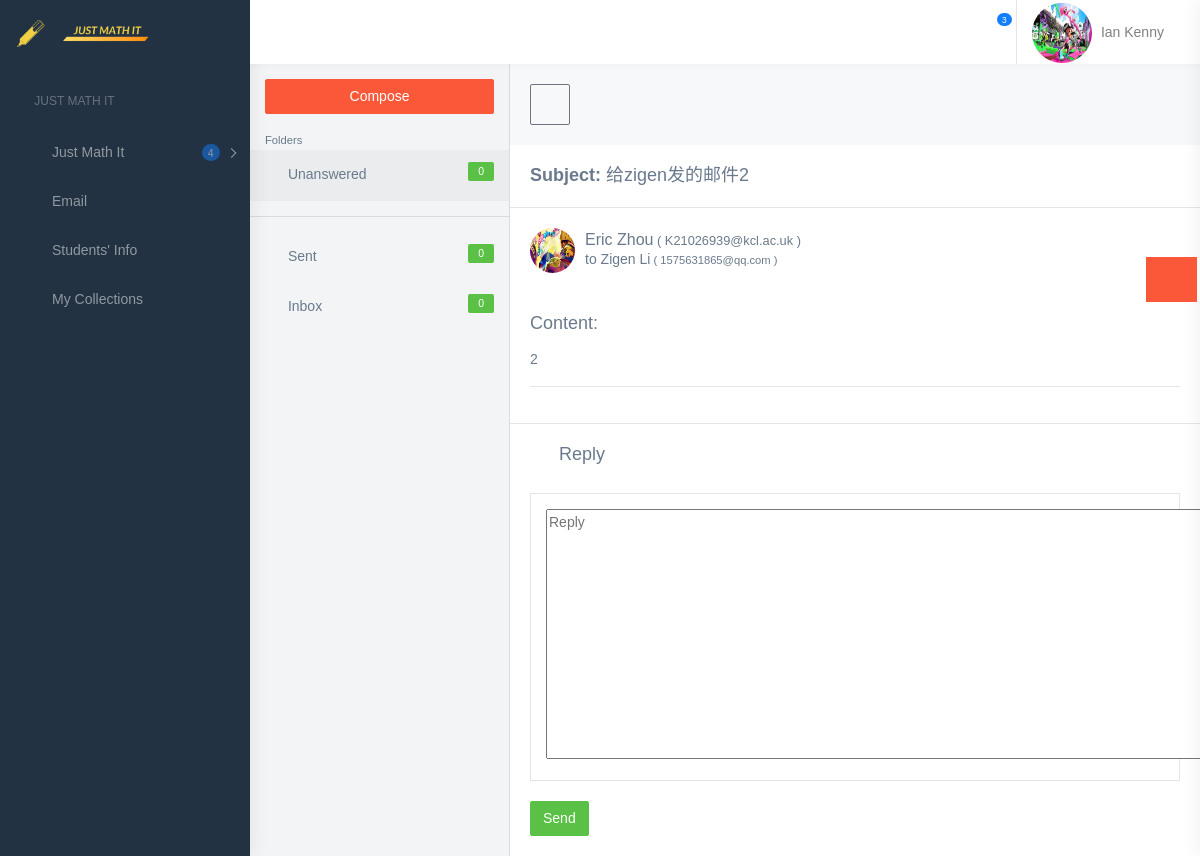
The app's page /email_detail/8 (signed in) with its own data.
### models.py (models this page shows)
class Teacher(db.Model):
    id = db.Column(db.Integer, primary_key=True)
    email = db.Column(db.String(128), index=True, unique=True)
    firstname = db.Column(db.String(128))
    lastname = db.Column(db.String(128))
    password = db.Column(db.String(128))
    phone = db.Column(db.String(128))
    school = db.Column(db.String(128))
    personal_message = db.Column(db.String(128))
    profile_photo = db.Column(db.String(128))
    badge_name = db.Column(db.String(128))
    coins = db.Column(db.Integer(), default=1000000)
    time_capsule1 = db.Column(db.Integer(), default=10)
    time_capsule2 = db.Column(db.Integer(), default=10)

class Email(db.Model):
    email_id = db.Column(db.Integer, primary_key=True)
    sender_id = db.Column(db.Integer)
    sender_type = db.Column(db.Integer)
    receiver_id = db.Column(db.Integer)
    receiver_type = db.Column(db.Integer)
    state = db.Column(db.Integer)
    subject = db.Column(db.String(128))
    content = db.Column(db.String(2560))
    time = db.Column(db.String(128))

class Student(db.Model):
    id = db.Column(db.Integer, primary_key=True)
    teacher_id = db.Column(db.Integer, db.ForeignKey('teacher.id'))
    email = db.Column(db.String(128), index=True, unique=True)
    firstname = db.Column(db.String(128))
    lastname = db.Column(db.String(128))
    dob = db.Column(db.String(128))
    password = db.Column(db.String(128))
    gender = db.Column(db.String(128))
    phone = db.Column(db.String(128))
    address = db.Column(db.String(128))
    school = db.Column(db.String(128))
    personal_message = db.Column(db.String(128))
    profile_photo = db.Column(db.String(128))
    badge_name = db.Column(db.String(128))
    coins = db.Column(db.Integer(), default=20)
    time_capsule1 = db.Column(db.Integer(), default=2)
    time_capsule2 = db.Column(db.Integer(), default=2)

### app.py (the view, shortened to what this page needs)
@app.route('/email_detail/<email_id>', methods=['GET', 'POST'])
def email_detail(email_id):
    from models import db
    email = session.get('EMAIL')
    name = session.get('NAME')
    if name:
        form = EmailReplyForm()
        session['NAME'] = name
        session['EMAIL'] = email
        student = Student.query.filter(Student.email == email).first()
        teacher = Teacher.query.filter(Teacher.email == email).first()
        me = ''
        if student:
            me = student
            occupation = 'Student'
            user_type = 1
        if teacher:
            me = teacher
            occupation = 'Teacher'
            user_type = 0
        me_i = open('static/images/icon/' + me.profile_photo + ".png", 'rb')
        me_img = me_i.read()
        me_img = base64.b64encode(me_img).decode('ascii')
        if me.badge_name:
            color = me.badge_name.split('_')[1]
            badge = base64.b64encode(open('static/images/badge/' + me.badge_name + ".png", 'rb').read()).decode(
                'ascii')
        else:
            color = None
            badge = None
        my_info = {
            'email': email,
            'first_name': me.firstname,
            'last_name': me.lastname,
            'color': color,
            'badge_name': badge,
            'profile_pic': me_img,
            'user_type': user_type,
            'occupation': occupation
        }
        email_ = Email.query.filter(Email.email_id == email_id).first()
        if email_.sender_type == 0:
            teacher_info = Teacher.query.filter(Teacher.id == email_.sender_id).first()
            if email_.receiver_type == 1:
                receiver_info = Student.query.filter(Student.id == email_.receiver_id).first()
            else:
                receiver_info = Teacher.query.filter(Teacher.id == email_.receiver_id).first()
            email_info = {
                'sender_info': teacher_info,
                'sender_img': base64.b64encode(
                    open('static/images/icon/' + teacher_info.profile_photo + ".png", 'rb').read()).decode('ascii'),
                'receiver_info': receiver_info,
                'email_info': email_
            }
        print(email_info['sender_info'])
        print(email_info['receiver_info'])
        unanswered_list, inbox_list, sent_list = email_list(me.id, user_type)
        replies = Ereply.query.filter(Ereply.email_id == int(email_id)).all()
        reply_list = []
    else:
        flash("Please sign in first")
        return redirect(url_for('signin'))
    return render_template('email_detail.html', user=my_info, skill_list=None,
                           topic_master=None, score_list=None, unit_score=None, email_info=email_info,
                           form=form, reply_list=reply_list, unanswered_list=unanswered_list,
                           inbox_list=inbox_list, sent_list=sent_list)

### form.py
class EmailReplyForm(FlaskForm):
    reply = TextAreaField('Reply', validators=[DataRequired(message='Please Enter This Field')],
                          render_kw={"placeholder": "Reply"})
    submit = SubmitField('Send')

### app.py (called while the page is built)
@app.after_request
def add_header(r):
    r.headers["Cache-Control"] = "no-cache, no-store, must-revalidate"
    r.headers["Pragma"] = "no-cache"
    r.headers["Expires"] = "0"
    r.headers['Cache-Control'] = 'public, max-age=0'
    return r

### templates/email_detail.html (shortened to what this page needs)
{% extends "profile_base.html" %}
{% block mainContent %}
        <div class="page-wrapper">
            <div class="email-app">
                <div class="left-part">
                    <div class="scrollable" style="height:100%;">
                        <div class="p-15">
                            <a id="compose_mail" class="waves-effect waves-light btn btn-danger d-block" href="{{ url_for('compose_email') }}">Compose</a>
                        </div>
                        <ul class="list-group">
                            <li>
                                <small class="p-15 grey-text text-lighten-1 db">Folders</small>
                            </li>
                            <li class="list-group-item">
                                <a href="" class="active list-group-item-action"><i class="mdi mdi-inbox"></i> Unanswered <span class="label label-success float-right">{{ unanswered_list|length }}</span></a>
                            </li>
                            <li class="list-group-item">
                                <hr>
                            </li>
                            <li class="list-group-item">
                                <a href="{{ url_for('sent') }}" class="list-group-item-action"> <i class="mdi mdi-email"></i> Sent <span class="label label-success float-right">{{ sent_list|length }}</span></a>
                            </li>
                            <li class="list-group-item">
                                <a href="{{ url_for('inbox') }}" class="list-group-item-action"> <i class="mdi mdi-email"></i> Inbox <span class="label label-success float-right">{{ inbox_list|length }}</span> </a>
                            </li>
                        </ul>
                    </div>
                </div>
                <div class="right-part mail-details bg-white">
                    <div class="card-body bg-light">
                        <a type="button" href="" class="btn btn-outline-secondary font-18 m-r-10"><i class="mdi mdi-arrow-left"></i></a>
                    </div>
                    <div class="card-body border-bottom">
                        <h4 class="m-b-0"><b>Subject: </b>{{ email_info.email_info.subject }}</h4>
                    </div>
                    <div class="card-body border-bottom">
                        <div class="d-flex no-block align-items-center m-b-40">
                            <div class="m-r-10"><img alt="user" class="rounded-circle" width="45" height="45"></div>
                            <div class="">
                                <h5 class="m-b-0 font-16 font-medium">{{ email_info.sender_info.firstname }} {{ email_info.sender_info.lastname }}<small> ( {{ email_info.sender_info.email }} )</small></h5><span>to {{ email_info.receiver_info.firstname }} {{ email_info.receiver_info.lastname }}<small> ( {{ email_info.receiver_info.email }} )</small></span>
                            </div>
                        </div>
                        <h4 class="m-b-15">Content:</h4>
                        <p>{{ email_info.email_info.content }}</p>
                        <hr>
                    </div>
                    <div class="card-body">
                        <h4><i class="fa fa-reply m-r-10 m-b-10"></i> Reply </h4>
                        <form method="post" novalidate>
                        <div class="border m-t-20 p-15">
                            {{ form.reply(style="height: 250px; width: 800px") }}
                        </div>
                            {{ form.submit(class="btn btn-success m-t-20") }}
                        </form>
                    </div>
                </div>
            </div>
        </div>
{% endblock %}

### templates/profile_base.html (shortened to what this page needs)
<!DOCTYPE html>
<html dir="ltr" lang="en">
<head>
    <link href="{{ url_for('static',filename='profile/css/style.min.css') }}" rel="stylesheet">
    <link href="{{ url_for('static',filename='profile/css/dataTables.bootstrap4.css') }}" rel="stylesheet">
</head>
<body>
    <div id="main-wrapper">
        <header class="topbar">
            <nav class="navbar top-navbar navbar-expand-md navbar-dark">
                <div class="navbar-header">
                    <div class="navbar-brand">
                        <a href="{{ url_for('index') }}" class="logo">
                            <b class="logo-icon">
                                <img src="{{ url_for('static',filename='images/logo-without-bg.png') }}" alt="homepage" class="light-logo" width="20%"/>
                            </b>
                            <span class="logo-text">
                                <img src="{{ url_for('static',filename='images/logo-text.png') }}" class="light-logo" alt="homepage" width="40%"/>
                            </span>
                        </a>
                        <a class="sidebartoggler d-none d-md-block" href="javascript:void(0)" data-sidebartype="mini-sidebar">
                            <i class="mdi mdi-toggle-switch mdi-toggle-switch-off font-20"></i>
                        </a>
                    </div>
                </div>
                <div class="navbar-collapse collapse" id="navbarSupportedContent">
                    <ul class="navbar-nav float-right">
                        <li class="nav-item dropdown">
                            <a class="nav-link dropdown-toggle waves-effect waves-dark" href="" id="2" data-toggle="dropdown" aria-haspopup="true" aria-expanded="false">
                                <i class="font-22 mdi mdi-email-outline"></i>
                            </a>
                        </li>
                        <li class="nav-item dropdown border-right">
                            <a class="nav-link dropdown-toggle waves-effect waves-dark" href="" data-toggle="dropdown" aria-haspopup="true" aria-expanded="false">
                                <i class="mdi mdi-bell-outline font-22"></i>
                                <span class="badge badge-pill badge-info noti">3</span>
                            </a>
                        </li>
                        <li class="nav-item dropdown">
                            <a class="nav-link dropdown-toggle waves-effect waves-dark pro-pic" href="" data-toggle="dropdown" aria-haspopup="true" aria-expanded="false">
                                {% if user.badge_name %}
                                <div class="item">
                                    <img class="left-notify-badge" width="35px"/>
                                    <img alt="user" class="rounded-circle" width="60" height="60">
                                </div>
                                {% else %}
                                <img alt="user" class="rounded-circle" width="60" height="60">
                                {% endif %}
                                <span class="m-l-5 font-medium d-none d-sm-inline-block">{{ user.first_name }} {{ user.last_name }}<i class="mdi mdi-chevron-down"></i></span>
                            </a>
                        </li>
                    </ul>
                </div>
            </nav>
        </header>
        <aside class="left-sidebar">
            <div class="scroll-sidebar">
                <nav class="sidebar-nav">
                    <ul id="sidebarnav">
                        <li class="nav-small-cap">
                            <i class="mdi mdi-dots-horizontal"></i>
                            <span class="hide-menu">Just Math It</span>
                        </li>
                        <li class="sidebar-item">
                            <a class="sidebar-link has-arrow waves-effect waves-dark" href="javascript:void(0)" aria-expanded="false">
                                <i class="mdi mdi-information-outline"></i>
                                <span class="hide-menu">Just Math It</span>
                                <span class="badge badge-pill badge-info ml-auto m-r-15">4</span>
                            </a>
                        </li>
                        <li class="sidebar-item">
                            <a class="sidebar-link waves-effect waves-dark" href="{{ url_for('compose_email') }}" aria-expanded="false">
                                <i class="mdi mdi-email-open-outline"></i>
                                <span class="hide-menu">Email</span>
                            </a>
                        </li>
                        {% if user.occupation == 'Teacher' %}
                        <li class="sidebar-item">
                            <a class="sidebar-link waves-effect waves-dark" href="{{ url_for('student_information') }}" aria-expanded="false">
                                <i class="fa fa-address-book"></i>
                                <span class="hide-menu">Students' Info</span>
                            </a>
                        </li>
                        {% endif %}
                        <li class="sidebar-item">
                            <a class="sidebar-link waves-effect waves-dark" href="{{ url_for('profile_collections') }}" aria-expanded="false">
                                <i class="mdi mdi-account-star-variant"></i>
                                <span class="hide-menu">My Collections</span>
                            </a>
                        </li>
                    </ul>
                </nav>
            </div>
        </aside>
    {% block mainContent %}{% endblock %}
    </div>
     <aside class="customizer">
        <a href="javascript:void(0)" class="service-panel-toggle"><i class="fa fa-spin fa-cog"></i></a>
        </aside>
</body>
</html>

### records on screen
Teacher: first_name "Ian", last_name "Kenny"
Email: email_info.subject "给zigen发的邮件2", email_info.content "2"
Teacher: sender_info.firstname "Eric", sender_info.lastname "Zhou", sender_info.email "K21026939@kcl.ac.uk"
Student: receiver_info.firstname "Zigen", receiver_info.lastname "Li", receiver_info.email "1575631865@qq.com"

### other values on screen
{{ unanswered_list|length }} "0"
{{ sent_list|length }} "0"
{{ inbox_list|length }} "0"
